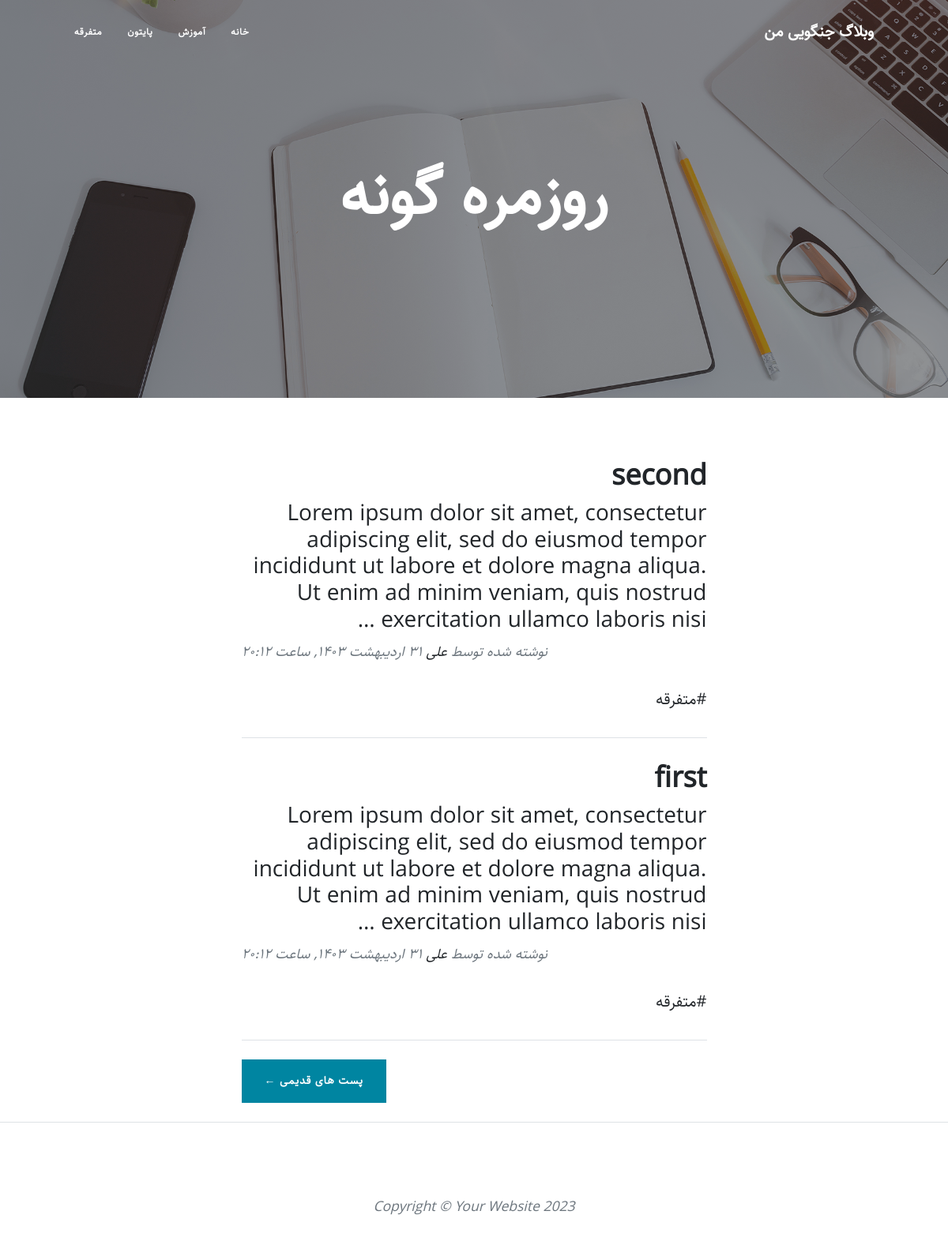
The app's page /category/other with its own data.
### blog/models.py (models this page shows, shortened)
class Category(models.Model):
    title = models.CharField(max_length=200, verbose_name='عنوان دسته‌بندی')
    slug = models.SlugField(max_length=100, unique=True, verbose_name='آدرس دسته‌بندی')
    status = models.BooleanField(default=True, verbose_name="آیا نمایش داده شود؟")
    position = models.IntegerField(verbose_name="پوزیشن")
    class Meta:
        verbose_name = "دسته‌بندی"
        verbose_name_plural = "دسته‌بندی‌ها"
        ordering = ['position']

class Article(models.Model):
    STATUS_CHOICES = (
        ('d', 'Draf'),
        ('p', 'Published'),
    )
    title = models.CharField(max_length=200, verbose_name='عنوان مقاله')
    slug = models.SlugField(max_length=100, unique=True, verbose_name='آدرس مقاله')
    category = models.ManyToManyField(Category, verbose_name='دسته‌بندی', related_name="articles")
    description = models.TextField(verbose_name='توضیحات')
    thumbnail = models.ImageField(upload_to="images", verbose_name='تصویر')
    status = models.CharField(max_length=1, choices=STATUS_CHOICES, verbose_name='وضعیت')
    publish = models.DateTimeField(default=timezone.now, verbose_name='زمان انتشار')
    created_at = models.DateTimeField(auto_now_add=True)
    updated_at = models.DateTimeField(auto_now=True)
    class Meta:
        verbose_name = "مقاله"
        verbose_name_plural = "مقالات"
        ordering = ['-publish']
    def jpublish(self):
        return jalali_convertor(self.publish)
    def category_published(self):
        return self.category.filter(status=True)
    objects = ArticleManager()
    jpublish.short_description = 'زمان انتشار'

### blog/views.py (the view)
# urls.py: path('category/<slug:slug>', category, name="category")
def category(request, slug):
    context = {
        'category': get_object_or_404(Category, slug=slug, status=True)
    }
    return render(request, 'blog/category.html', context)

### blog/models.py (called while the page is built)
    def published(self):
        return self.filter(status='p')

### blog/templatetags/base_tags.py (called while the page is built)
@register.simple_tag
def title():
    return "وبلاگ جنگویی من"

@register.inclusion_tag('blog/partials/category_navbar.html')
def navbar():
    return {"categories": Category.objects.filter(status=True)}

### extentions/jalali.py (called while the page is built)
    def persian_tuple(self):
        return self.persian_year, self.persian_month, self.persian_day

### extentions/utils.py (called while the page is built)
def persian_numbers_converter(mystr):
    numbers = {
        "0":"۰",
        "1":"۱",
        "2":"۲",
        "3":"۳",
        "4":"۴",
        "5":"۵",
        "6":"۶",
        "7":"۷",
        "8":"۸",
        "9":"۹",
    }
    for english, persian in numbers.items():
        mystr = mystr.replace(english, persian)
    return mystr

def jalali_convertor(time):
    time = timezone.localtime(time)
    jmonth = [
        'فروردین',
        'اردیبهشت',
        'خرداد',
        'تیر',
        'مرداد',
        'شهریور',
        'مهر',
        'آبان',
        'آذر',
        'دی',
        'بهمن',
        'اسفند',
    ]
    time_to_str = "{},{},{}".format(time.year, time.month, time.day)
    time_to_tuple = jalali.Gregorian(time_to_str).persian_tuple()
    time_to_list = list(time_to_tuple)
    for index, month in enumerate(jmonth):
        if time_to_list[1] == index + 1:
            time_to_list[1] = month
            break
    output = "{} {} {}, ساعت {}:{}".format(
        time_to_list[2],
        time_to_list[1],
        time_to_list[0],
        time.hour,
        time.minute
    )
    return persian_numbers_converter(output)

### blog/templates/blog/category.html
{% extends 'blog/base.html' %}
{% load static %}
{% block main %}
<header class="masthead" style="background-image: url('{% static "blog/assets/img/home-bg.jpg" %}')">
    <div class="container position-relative px-4 px-lg-5">
        <div class="row gx-4 gx-lg-5 justify-content-center">
            <div class="col-md-10 col-lg-8 col-xl-7">
                <div class="site-heading">
                    <h1>روزمره گونه</h1>
                </div>
            </div>
        </div>
    </div>
</header>
<div class="container px-4 px-lg-5">
    <div class="row gx-4 gx-lg-5 justify-content-center">
        <div class="col-md-10 col-lg-8 col-xl-7">
            {% for article in category.articles.published %}
            <div class="post-preview">
                <a href="{% url 'blog:blog_detail' article.slug %}">
                    <h2 class="post-title">{{article.title}}</h2>
                    <h3 class="post-subtitle">{{article.description | truncatewords:30}} </h3>
                </a>
                <p class="post-meta">
                    نوشته شده توسط
                    <a href="#!">علی</a>
                    {{article.jpublish}}
                    <div>
                        {% for category in article.category_published.all %}
                            <a href="#">#{{category.title}}</a>
                        {% endfor %}
                    </div>
                </p>
            </div>
            <hr class="my-4" />
            {% endfor %}
            <div class="d-flex justify-content-end mb-4"><a class="btn btn-primary text-uppercase" href="#!">پست های قدیمی &larr;</a></div>
        </div>
    </div>
</div>
{% endblock %}

### blog/templates/blog/partials/category_navbar.html
<div class="collapse navbar-collapse" id="navbarResponsive">
    <ul class="navbar-nav ms-auto py-4 py-lg-0">
        <li class="nav-item"><a class="nav-link px-lg-3 py-3 py-lg-4" href="{% url 'blog:home' %}">خانه</a></li>
        {% for category in categories %}
        <li class="nav-item"><a class="nav-link px-lg-3 py-3 py-lg-4" href="{% url 'blog:category' category.slug %}">{{category.title}}</a></li>
        {% endfor %}
    </ul>
</div>

### blog/static/blog/css/rtl.css (style rules this page uses)
* { font-family: "Sahel" !important; }
body { direction: rtl; text-align: right; font-family: "Sahel"; }
.ms-auto { margin-left: initial !important; margin-right: auto; }
.post-meta { text-align: left; }

### records on screen
Category: title "آموزش"
Category: title "پایتون"
Category: title "متفرقه"
Article: title "second", description "Lorem ipsum dolor sit amet, consectetur adipiscing elit, sed do eiusmod tempor incididunt ut labore et dolore magna aliqua. Ut enim ad minim veniam, quis nostrud exercitation ullamco laboris nisi …", jpublish "۳۱ اردیبهشت ۱۴۰۳, ساعت ۲۰:۱۲"
Article: title "first", description "Lorem ipsum dolor sit amet, consectetur adipiscing elit, sed do eiusmod tempor incididunt ut labore et dolore magna aliqua. Ut enim ad minim veniam, quis nostrud exercitation ullamco laboris nisi …", jpublish "۳۱ اردیبهشت ۱۴۰۳, ساعت ۲۰:۱۲"
